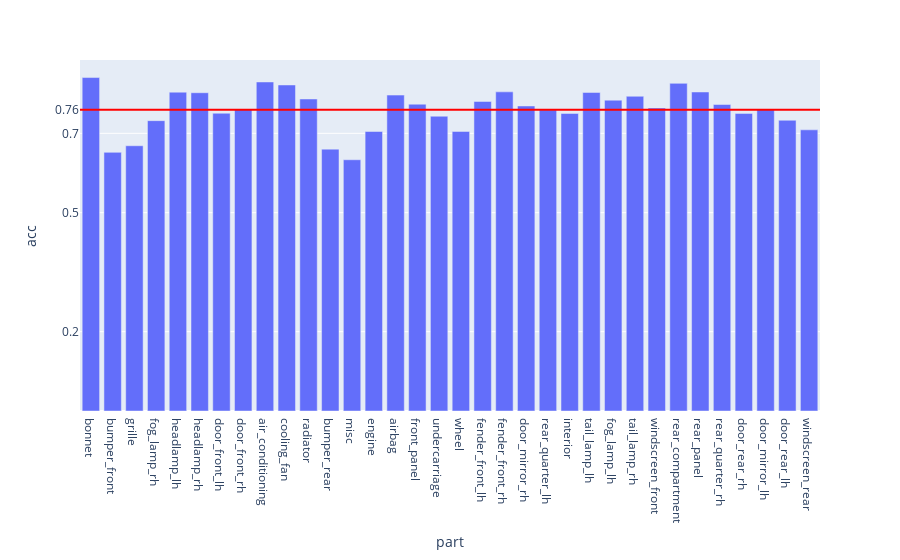

The notebook cell saved with this chart:
### Code cell
fig = px.bar(evalMetrics, x = 'part', y = 'acc')

fig.add_hline(y=avgAcc, line_width=2, line_color="red")

fig.update_layout(
    yaxis = dict(
        tickmode = 'array',
        tickvals = [np.format_float_positional(avgAcc, 2), 0.2, 0.5, 0.7],
    )
)

### Figure 1 — Plotly figure (JSON) as saved in the notebook; plotly's stock layout.template omitted (floating-point values rounded to 4 significant figures)
{"data": [{"alignmentgroup": "True", "hovertemplate": "part=%{x}<br>acc=%{y}<extra></extra>", "legendgroup": "", "marker": {"color": "#636efa", "pattern": {"shape": ""}}, "name": "", "offsetgroup": "", "orientation": "v", "showlegend": false, "textposition": "auto", "type": "bar", "x": ["bonnet", "bumper_front", "grille", "fog_lamp_rh", "headlamp_lh", "headlamp_rh", "door_front_lh", "door_front_rh", "air_conditioning", "cooling_fan", "radiator", "bumper_rear", "misc", "engine", "airbag", "front_panel", "undercarriage", "wheel", "fender_front_lh", "fender_front_rh", "door_mirror_rh", "rear_quarter_lh", "interior", "tail_lamp_lh", "fog_lamp_lh", "tail_lamp_rh", "windscreen_front", "rear_compartment", "rear_panel", "rear_quarter_rh", "door_rear_rh", "door_mirror_lh", "door_rear_lh", "windscreen_rear"], "xaxis": "x", "y": [0.8407, 0.6521, 0.6687, 0.732, 0.8038, 0.8024, 0.7506, 0.7601, 0.8295, 0.8219, 0.7866, 0.6602, 0.6334, 0.7046, 0.7965, 0.7735, 0.7432, 0.7048, 0.7804, 0.8046, 0.769, 0.7592, 0.7501, 0.8031, 0.7836, 0.7935, 0.7641, 0.826, 0.8043, 0.7727, 0.7503, 0.7607, 0.7329, 0.7089], "yaxis": "y"}], "layout": {"barmode": "relative", "legend": {"tracegroupgap": 0}, "margin": {"t": 60}, "shapes": [{"line": {"color": "red", "width": 2}, "type": "line", "x0": 0, "x1": 1, "xref": "x domain", "y0": 0.7596, "y1": 0.7596, "yref": "y"}], "xaxis": {"anchor": "y", "domain": [0, 1], "title": {"text": "part"}}, "yaxis": {"anchor": "x", "domain": [0, 1], "tickmode": "array", "tickvals": ["0.76", 0.2, 0.5, 0.7], "title": {"text": "acc"}}}}
